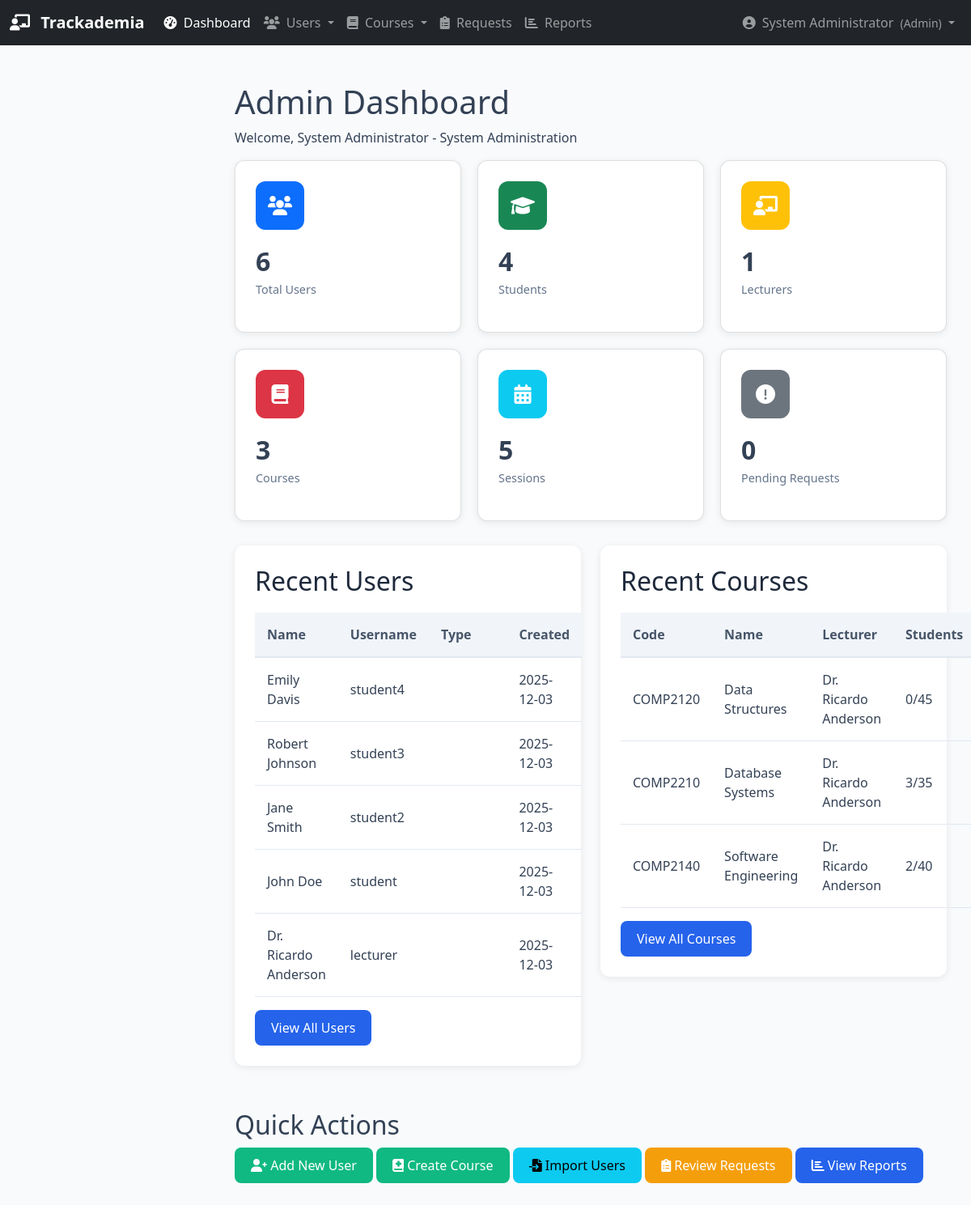
The app's page /admin/dashboard (signed in), older data.
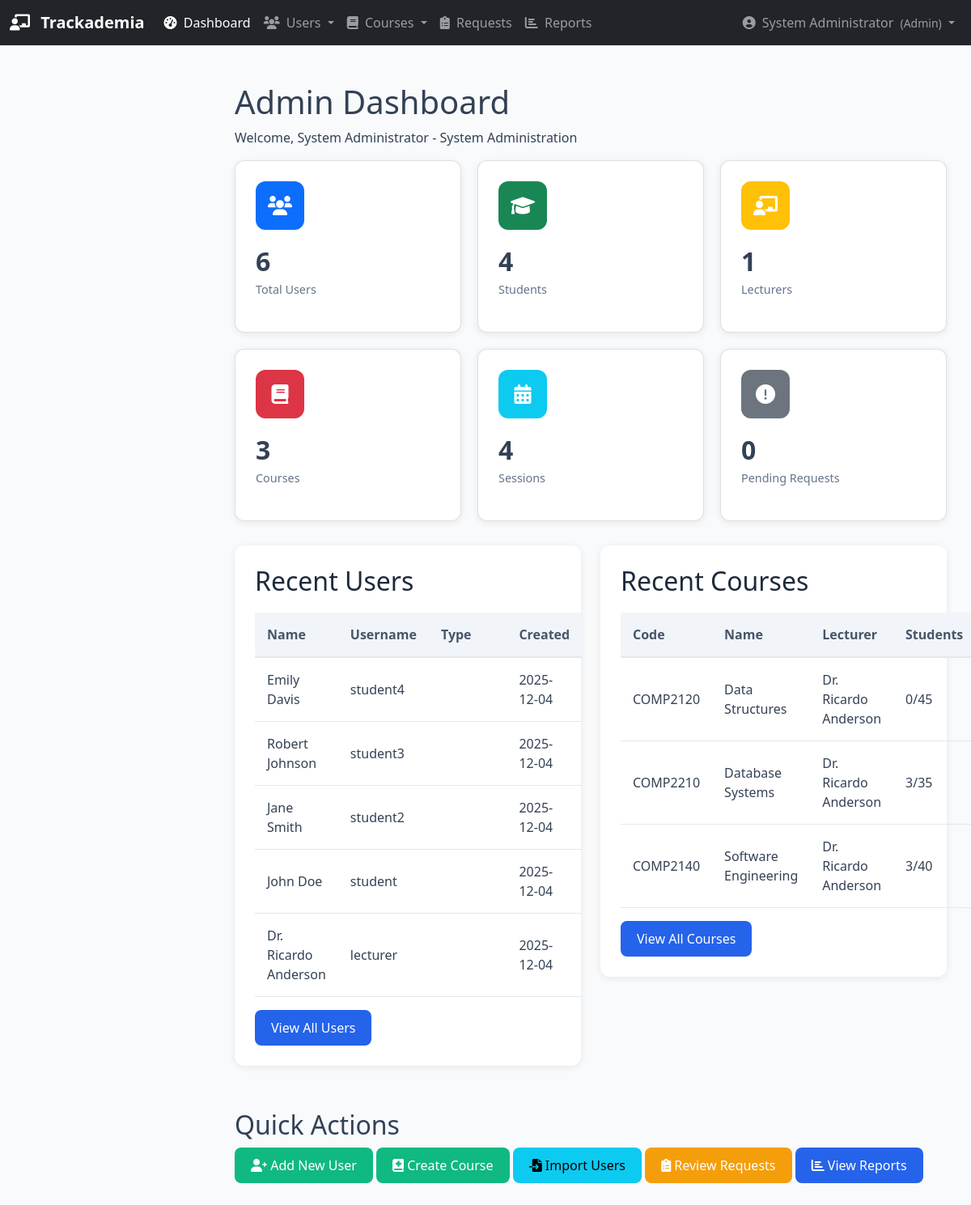
The same page, newer data.
### database.py (models this page shows, shortened)
class User(db.Model):
    __tablename__ = 'users'
    id = db.Column(db.Integer, primary_key=True)
    username = db.Column(db.String(80), unique=True, nullable=False)
    password_hash = db.Column(db.String(200), nullable=False)
    name = db.Column(db.String(100), nullable=False)
    email = db.Column(db.String(120), unique=True, nullable=True)
    user_type = db.Column(db.String(20), nullable=False)  # 'admin', 'lecturer', or 'student'
    is_active = db.Column(db.Boolean, default=True)
    created_at = db.Column(db.DateTime, default=datetime.utcnow)

class Course(db.Model):
    __tablename__ = 'courses'
    id = db.Column(db.Integer, primary_key=True)
    name = db.Column(db.String(200), nullable=False)
    code = db.Column(db.String(50), unique=True)
    description = db.Column(db.Text, nullable=True)
    credits = db.Column(db.Integer, default=3)
    semester = db.Column(db.String(50))  # Fall 2024, Spring 2025, etc.
    max_capacity = db.Column(db.Integer, default=30)
    lecturer_id = db.Column(db.Integer, db.ForeignKey('lecturers.id'), nullable=False)
    is_active = db.Column(db.Boolean, default=True)
    created_at = db.Column(db.DateTime, default=datetime.utcnow)
    students = db.relationship('Student',
                              secondary=enrollments,
                              back_populates='courses')
    sessions = db.relationship('Session', backref='course', lazy=True)

### app.py (the view)
@app.route('/admin/dashboard')
def admin_dashboard():
    if flask_session.get('user_type') != 'admin':
        flash('Access denied. Admin privileges required.', 'error')
        return redirect(url_for('login'))
    total_users = db.session.query(User).count()
    total_students = db.session.query(Student).count()
    total_lecturers = db.session.query(Lecturer).count()
    total_courses = db.session.query(Course).count()
    total_sessions = db.session.query(SessionModel).count()
    pending_requests = db.session.query(RemovalRequest).filter_by(status='pending').count()
    recent_users = db.session.query(User).order_by(User.created_at.desc()).limit(5).all()
    recent_courses = db.session.query(Course).order_by(Course.created_at.desc()).limit(5).all()
    return render_template('admin_dashboard.html',
                         total_users=total_users,
                         total_students=total_students,
                         total_lecturers=total_lecturers,
                         total_courses=total_courses,
                         total_sessions=total_sessions,
                         pending_requests=pending_requests,
                         recent_users=recent_users,
                         recent_courses=recent_courses)

### app.py (called while the page is built)
@app.before_request
def require_login():
    allowed_routes = ['login', 'static']
    if request.endpoint not in allowed_routes and 'user_id' not in flask_session:
        return redirect(url_for('login'))

@app.context_processor
def inject_pending_requests():
    if flask_session.get('user_type') == 'admin':
        pending_count = db.session.query(RemovalRequest).filter_by(status='pending').count()
        return dict(pending_requests_count=pending_count)
    return dict(pending_requests_count=0)

### templates/admin_dashboard.html (shortened to what the changed rows need)
{% extends "base.html" %}
{% block content %}
<div class="dashboard-header">
    <h1>Admin Dashboard</h1>
</div>
<div class="dashboard-cards">
    <div class="card">
        <div class="card-icon bg-info">
            <i class="fas fa-calendar-alt"></i>
        </div>
        <h3>{{ total_sessions }}</h3>
        <p>Sessions</p>
    </div>
</div>
<div class="row">
    <div class="col-md-6">
        <div class="table-container">
            <h2>Recent Users</h2>
            <table>
                <thead>
                    <tr>
                        <th>Name</th>
                        <th>Username</th>
                        <th>Type</th>
                        <th>Created</th>
                    </tr>
                </thead>
                <tbody>
                    {% for user in recent_users %}
                    <tr>
                        <td>{{ user.name }}</td>
                        <td>{{ user.username }}</td>
                        <td>
                            <span class="badge badge-{{ 'primary' if user.user_type == 'admin' else 'success' if user.user_type == 'lecturer' else 'info' }}">
                            </span>
                        </td>
                        <td>{{ user.created_at.strftime('%Y-%m-%d') }}</td>
                    </tr>
                    {% endfor %}
                </tbody>
            </table>
        </div>
    </div>
    <div class="col-md-6">
        <div class="table-container">
            <h2>Recent Courses</h2>
            <table>
                <thead>
                    <tr>
                        <th>Code</th>
                        <th>Name</th>
                        <th>Lecturer</th>
                        <th>Students</th>
                    </tr>
                </thead>
                <tbody>
                    {% for course in recent_courses %}
                    <tr>
                        <td>{{ course.code }}</td>
                        <td>{{ course.name }}</td>
                        <td>{{ course.lecturer.user.name }}</td>
                        <td>{{ course.students|length }}/{{ course.max_capacity }}</td>
                    </tr>
                    {% endfor %}
                </tbody>
            </table>
        </div>
    </div>
</div>
<div class="quick-actions mt-4">
    <h2>Quick Actions</h2>
</div>
{% endblock %}

Row changes from the older to the newer data that the page shows:
changed User "Emily Davis": created_at "2025-12-03" → "2025-12-04"
changed User "Robert Johnson": created_at "2025-12-03" → "2025-12-04"
changed User "Jane Smith": created_at "2025-12-03" → "2025-12-04"
changed User "John Doe": created_at "2025-12-03" → "2025-12-04"
changed User "Dr. Ricardo Anderson": created_at "2025-12-03" → "2025-12-04"
changed Course "COMP2140": students|length "2" → "3"
Text that changed along with them:
{{ total_sessions }}: "5" → "4"
